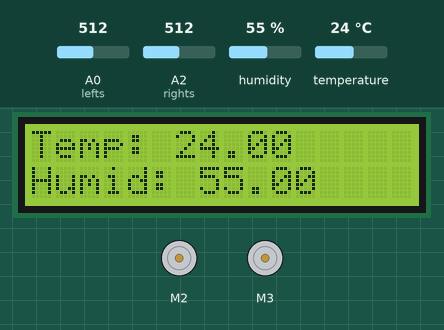
Simulated run of this sketch. Board: Arduino Uno, built with avr-gcc and run on an emulated ATmega328P. Shown: 2 × DC motor (green arrow = forward, orange = backward, longer = faster), 16×2 character LCD. The inputs (shaded band) are chosen by the test bench; at power-on: A0 (lefts) = 512, A2 (rights) = 512, humidity 55 %, temperature 24 °C. What the sketch prints to the serial monitor is not drawn.

Above: at 1.2 s.
1.3 s: A0 (lefts) set to 364
2.8 s: A0 (lefts) set to 342
At 4.0 s:
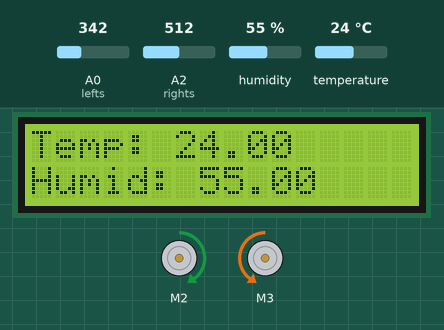
4.3 s: A2 (rights) set to 361
7.3 s: A2 (rights) set to 342
At 7.8 s:
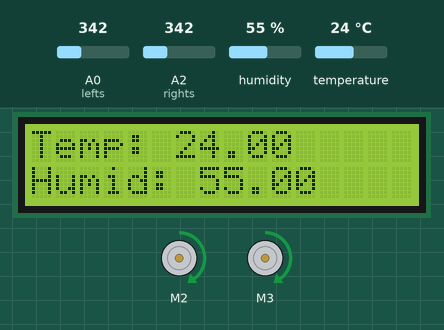
8.8 s: humidity set to 22 %
At 9.4 s:
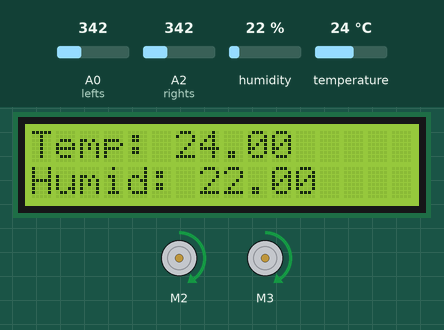
10.3 s: A0 (lefts) set to 360
At 11.7 s:
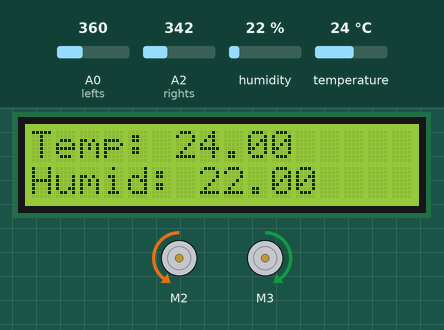
Timing chart, 0 to 12.8 s (numbered marks = the images above; inputs shaded):
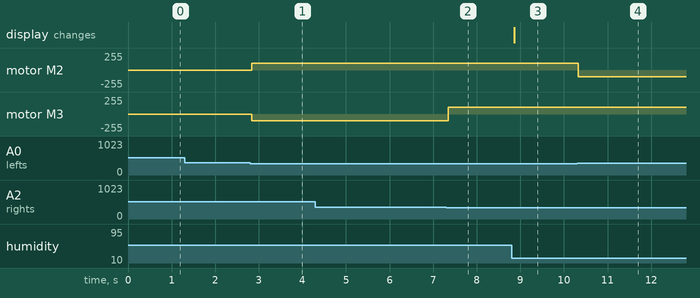

The sketch:

ARDUINO_LINE_FOLLOWING_CAR.ino
```cpp
#include <Wire.h>
#include <dht.h>
#include <LiquidCrystal_I2C.h>
#include <AFMotor.h>

//defining pins and variables
#define lefts A0
#define rights A2
#define dhtpin A3

//defining DHT11
dht DHT;

//defining LCD

LiquidCrystal_I2C lcd(0x27, 16, 2);

//defining motors

AF_DCMotor motor2(2, MOTOR12_1KHZ);
AF_DCMotor motor3(3, MOTOR34_1KHZ);

void setup() {
  //Setting the motor speed
  motor2.setSpeed(100);
  motor3.setSpeed(100);

  //Declaring PIN input types
  pinMode(lefts,INPUT);
  pinMode(rights,INPUT);
  //Begin serial communication
  Serial.begin(9600);

  lcd.begin();
  lcd.backlight();
  lcd.clear();
}

void loop(){

  //Printing values of the sensors to the serial monitor
  Serial.print(lefts);
  Serial.print("    ");
  Serial.println(rights);
  DHT.read11(dhtpin);

  lcd.setCursor(0,0);
  lcd.print("Temp: ");
  lcd.print(DHT.temperature);

  lcd.setCursor(0,1);
  lcd.print("Humid: ");
  lcd.print(DHT.humidity);

  //line detected by both
  if(analogRead(lefts)<=350 && analogRead(rights)<=350){
    //Forward

    motor2.run(FORWARD);
    motor3.run(FORWARD);

  }
  //line detected by left sensor
  else if(analogRead(lefts)<=350 && !analogRead(rights)<=350){
    //turn left

    motor2.run(FORWARD);
    motor3.run(BACKWARD);


  }
  //line detected by right sensor
  else if(!analogRead(lefts)<=350 && analogRead(rights)<=350){
    //turn right

    motor2.run(BACKWARD);
    motor3.run(FORWARD);


  }
  //line detected by none
  else if(!analogRead(lefts)<=350 && !analogRead(rights)<=350){
    //stop
    motor2.run(RELEASE);
    motor3.run(RELEASE);
  }

}
```

Measured:
- the behaviour switches between 351 and 350 on A0 (lefts) (found by bisection; images 0 and 1)
- the behaviour switches between 351 and 350 on A2 (rights) (found by bisection; images 1 and 2)
- after the input at 1.3 s, every drawn part: stays the same
- after the input at 2.8 s, motor M2: stopped → forward 100/255 at once; motor M3: stopped → backward 100/255 at once
- after the input at 4.3 s, every drawn part: stays the same
- after the input at 7.3 s, motor M3: backward 100/255 → forward 100/255 at once
- after the input at 8.8 s, the display: changes after 0.06 s (image 3)
- after the input at 10.3 s, motor M2: forward 100/255 → backward 100/255 at once
